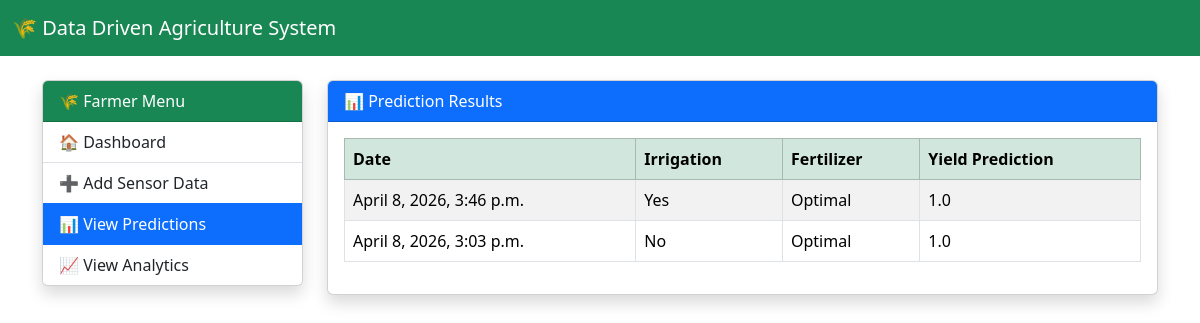
The app's page /core/view-prediction/ with its own data.
### core/models.py (models this page shows)
class Prediction(models.Model):
    farmer = models.ForeignKey(Farmer, on_delete=models.CASCADE)
    irrigation_required = models.CharField(max_length=20)
    fertilizer_recommendation = models.CharField(max_length=200)
    yield_prediction = models.FloatField()
    created_at = models.DateTimeField(auto_now_add=True)

### core/views.py (the view)
# urls.py: path('view-prediction/', views.view_prediction, name='view_prediction'),
def view_prediction(request):
    farmer = Farmer.objects.first()
    predictions = Prediction.objects.filter(farmer=farmer).order_by('-created_at')
    return render(request, 'farmer/view_prediction.html', {'predictions': predictions})

### templates/farmer/view_prediction.html
{% extends 'base.html' %}
{% block content %}
<div class="row">
    <div class="col-md-3">
        <div class="card shadow">
            <div class="card-header bg-success text-white">
                🌾 Farmer Menu
            </div>
            <div class="list-group list-group-flush">
                <a href="{% url 'farmer_dashboard' %}"
                   class="list-group-item list-group-item-action">
                    🏠 Dashboard
                </a>
                <a href="{% url 'add_sensor' %}"
                   class="list-group-item list-group-item-action">
                    ➕ Add Sensor Data
                </a>
                <a href="{% url 'view_prediction' %}"
                   class="list-group-item list-group-item-action active">
                    📊 View Predictions
                </a>
                <a href="{% url 'feature_importance' %}"
                   class="list-group-item list-group-item-action">
                    📈 View Analytics
                </a>
            </div>
        </div>
    </div>
    <div class="col-md-9">
        <div class="card shadow">
            <div class="card-header bg-primary text-white">
                📊 Prediction Results
            </div>
            <div class="card-body">
                <table class="table table-bordered table-striped">
                    <thead class="table-success">
                        <tr>
                            <th>Date</th>
                            <th>Irrigation</th>
                            <th>Fertilizer</th>
                            <th>Yield Prediction</th>
                        </tr>
                    </thead>
                    <tbody>
                        {% for p in predictions %}
                        <tr>
                            <td>{{ p.created_at }}</td>
                            <td>{{ p.irrigation_required }}</td>
                            <td>{{ p.fertilizer_recommendation }}</td>
                            <td>{{ p.yield_prediction }}</td>
                        </tr>
                        {% empty %}
                        <tr>
                            <td colspan="4" class="text-center">
                                No predictions available
                            </td>
                        </tr>
                        {% endfor %}
                    </tbody>
                </table>
            </div>
        </div>
    </div>
</div>
{% endblock %}

### records on screen
Prediction: created_at "April 8, 2026, 3:46 p.m.", irrigation_required "Yes", fertilizer_recommendation "Optimal", yield_prediction "1.0"
Prediction: created_at "April 8, 2026, 3:03 p.m.", irrigation_required "No", fertilizer_recommendation "Optimal", yield_prediction "1.0"
